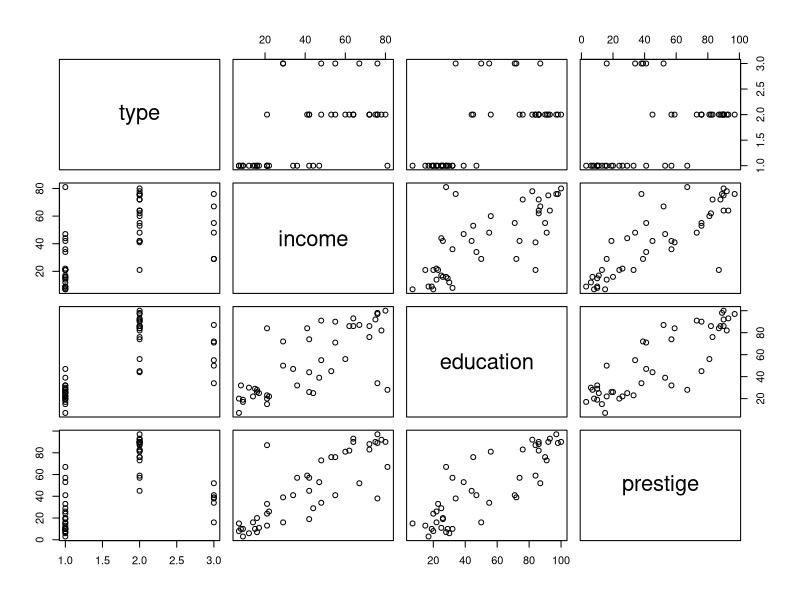
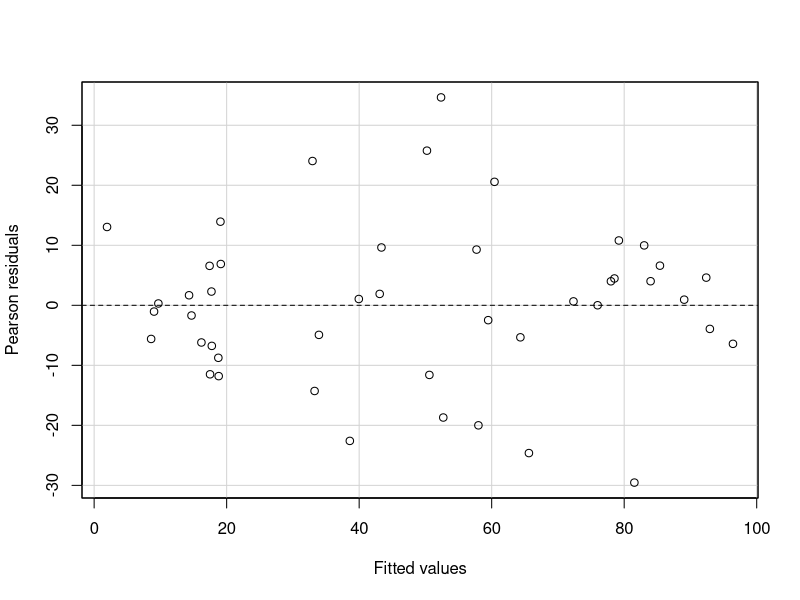
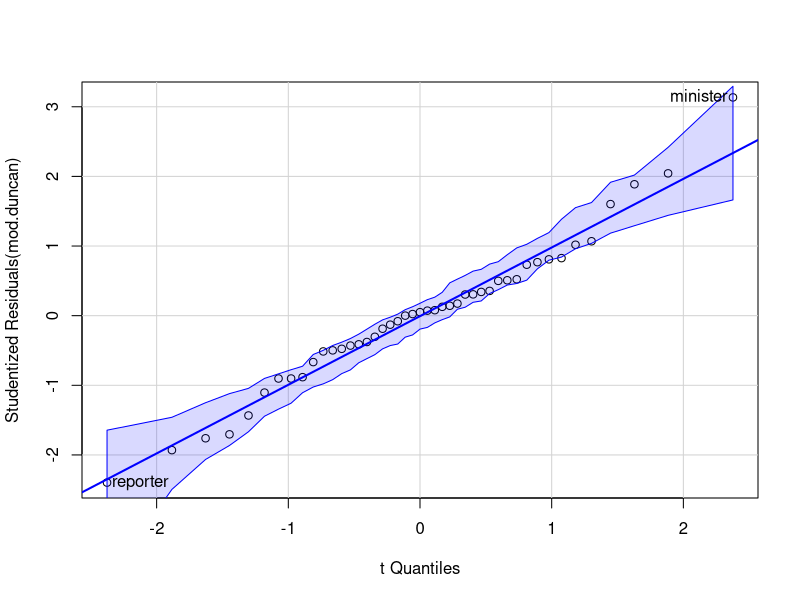
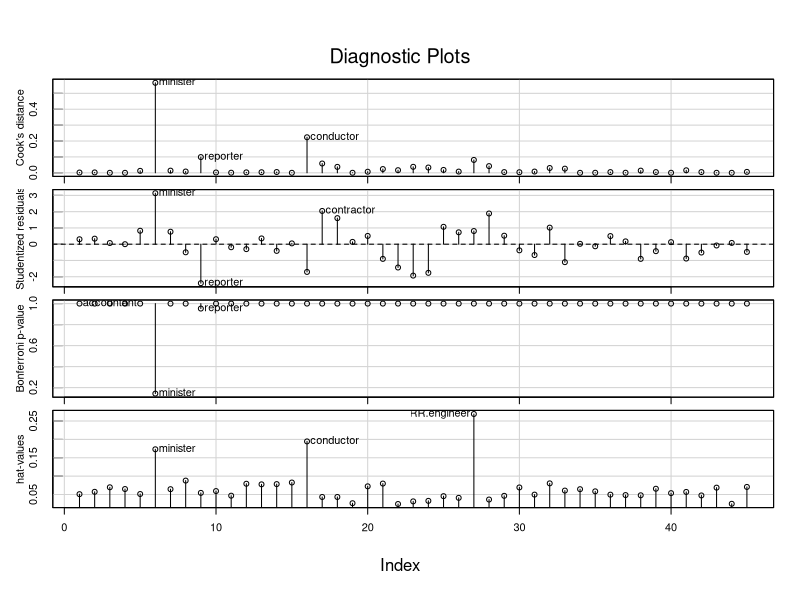
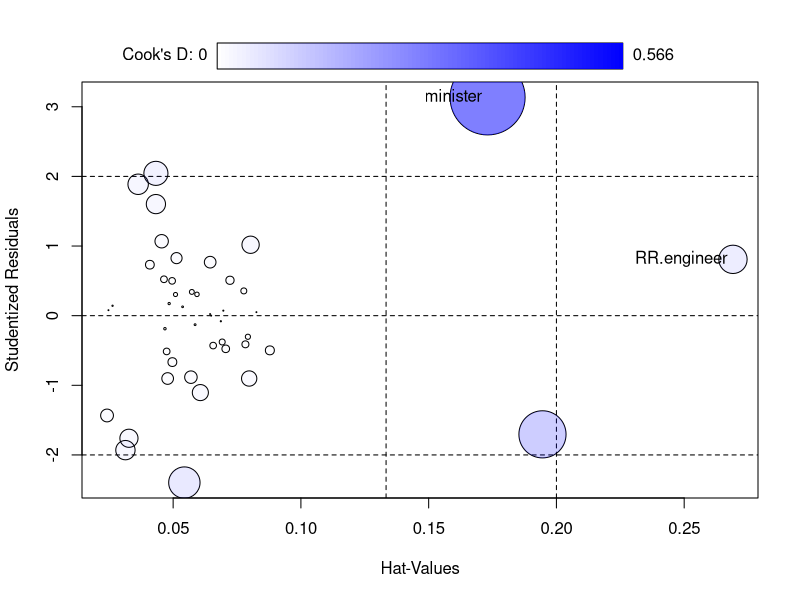
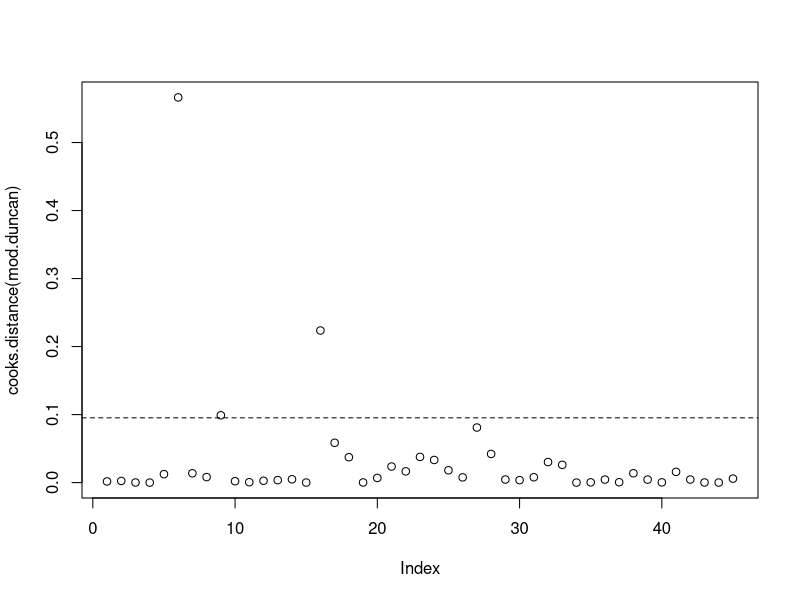
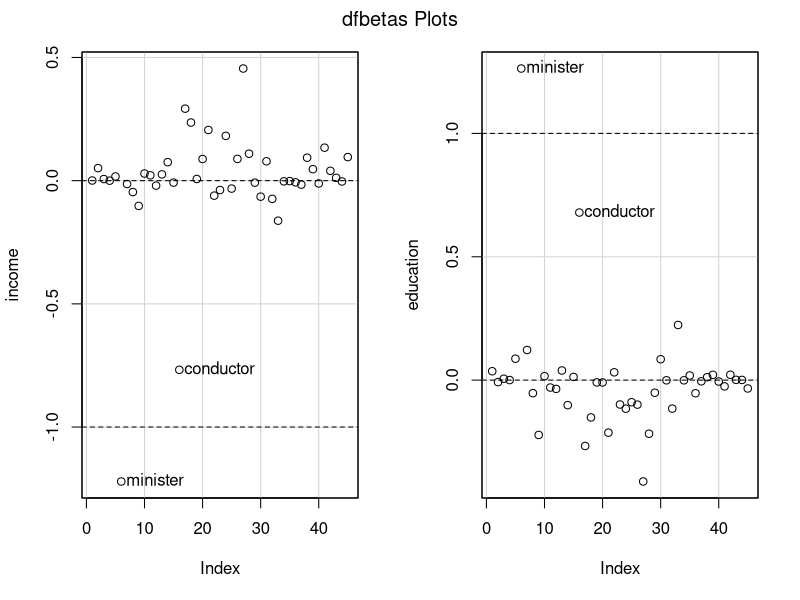
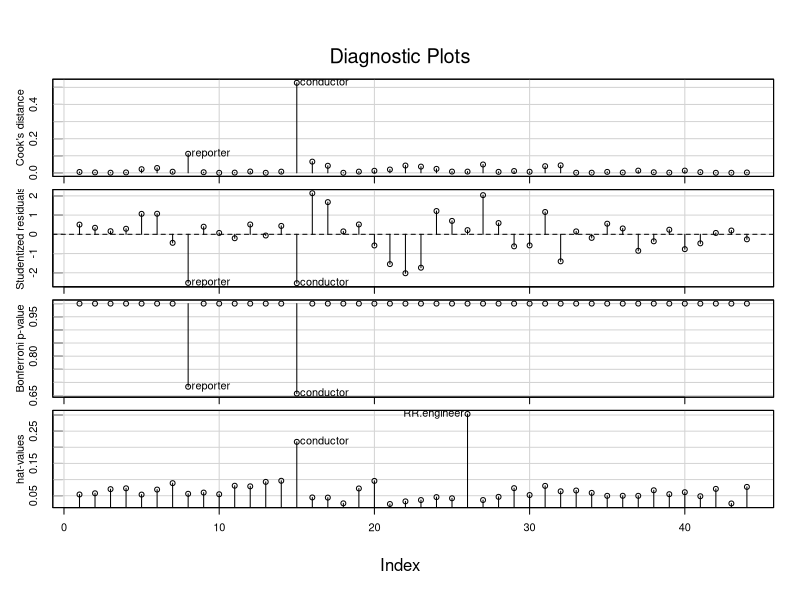

These figures' R source, in order:
library(car)
data(Duncan)
plot(Duncan)
mod.duncan <- lm(prestige~income+education,data=Duncan)
summary(mod.duncan)
residualPlot(mod.duncan,quadratic=F)
qqPlot(mod.duncan)

influenceIndexPlot(mod.duncan,id=list(n=3))
#第二張圖可以看出有一個參數minister標準差在3，可能會是一個outlier
#但經過baffaroni調整後(第三張圖)他的p-value變成0.2了，雖然小，但不顯著為outlier

outlierTest(mod.duncan)

influencePlot(mod.duncan,id=list(n=1))
p=length(mod.duncan$coef)
n=nrow(Duncan)
limit1 = (2*p)/n #limit1 for Hat-Values of Bubble plot
limit2 = (3*p)/n #limit2 for Hat-Values of Bubble plot

#Check influential case using cook's distance
plot(cooks.distance(mod.duncan))
abline(h=4/(n-p), lty=2)
identify(1:n,cooks.distance(mod.duncan), row.names(Duncan))

#Check influential case using dfbetas
dfbetasPlots(mod.duncan,id.n=2)




Duncan[rownames(Duncan)=='minister',]

newd <- Duncan[!rownames(Duncan)%in%c('minister'),]
m1 <- lm(prestige~income+education,data=newd)
influenceIndexPlot(m1,id=list(n=2))
n=nrow(newd)
plot(cooks.distance(m1))
abline(h=4/(n-p), lty=2)
identify(1:n,cooks.distance(m1), row.names(newd))
dfbetasPlots(m1,id.n=2)

compareCoefs(mod.duncan,m1,se=F)

newd1 <- newd[!rownames(newd)%in%c('conductor'),]
m2 <- lm(prestige~income+education,data=newd1)
influenceIndexPlot(m2,id=list(n=2))
n=nrow(newd1)
plot(cooks.distance(m2))
abline(h=4/(n-p), lty=2)
identify(1:n,cooks.distance(m2), row.names(newd1))
dfbetasPlots(m2,id.n=2)

compareCoefs(m1,m2,se=F)

newd2 <- newd1[!rownames(newd1)%in%c('reporter'),]
m3 <- lm(prestige~income+education,data=newd2)
influenceIndexPlot(m3,id.n=3)
n=nrow(newd2)
plot(cooks.distance(m3))
abline(h=4/(n-p), lty=2)
identify(1:n,cooks.distance(m3), row.names(newd2))
dfbetaPlots(m3,id.n=3)

compareCoefs(m2,m3,se=F)
